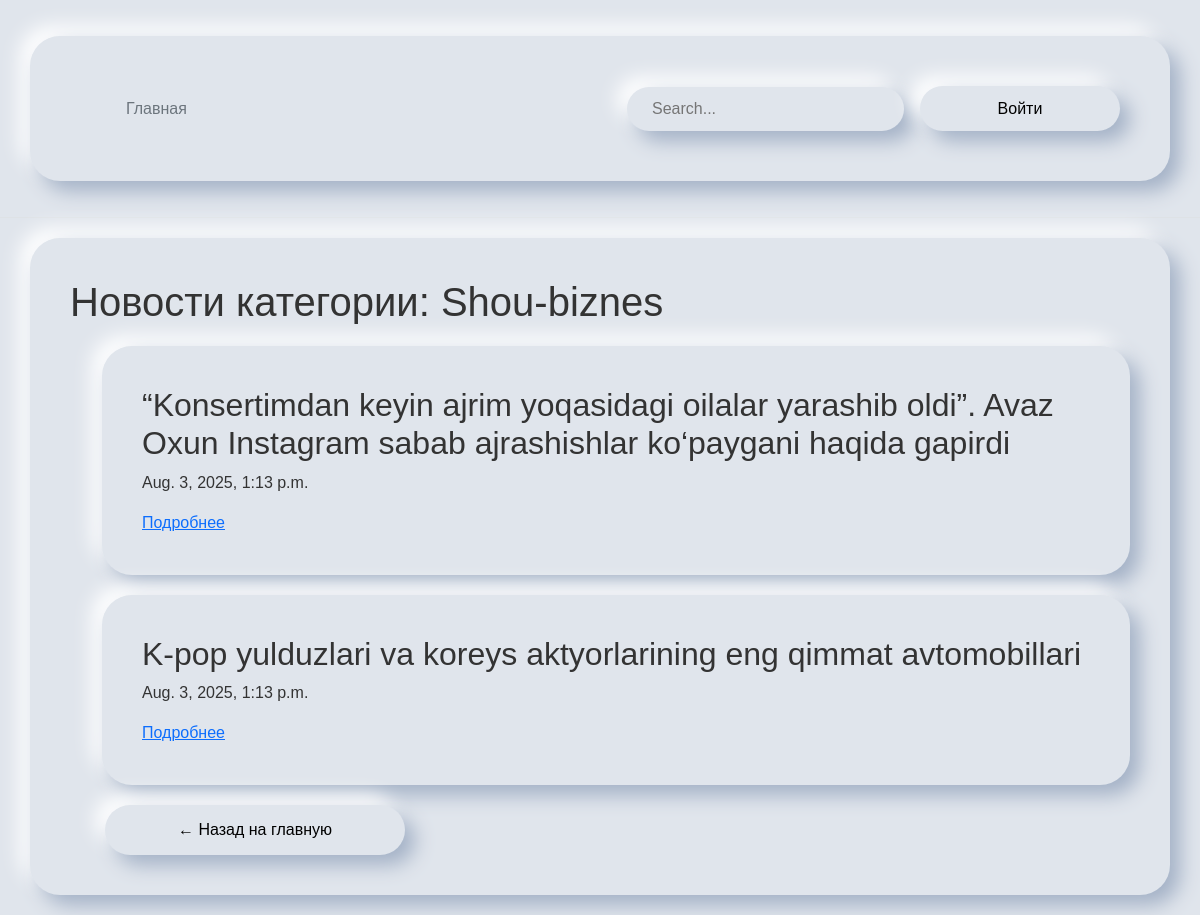
The app's page /category/1/, older data.
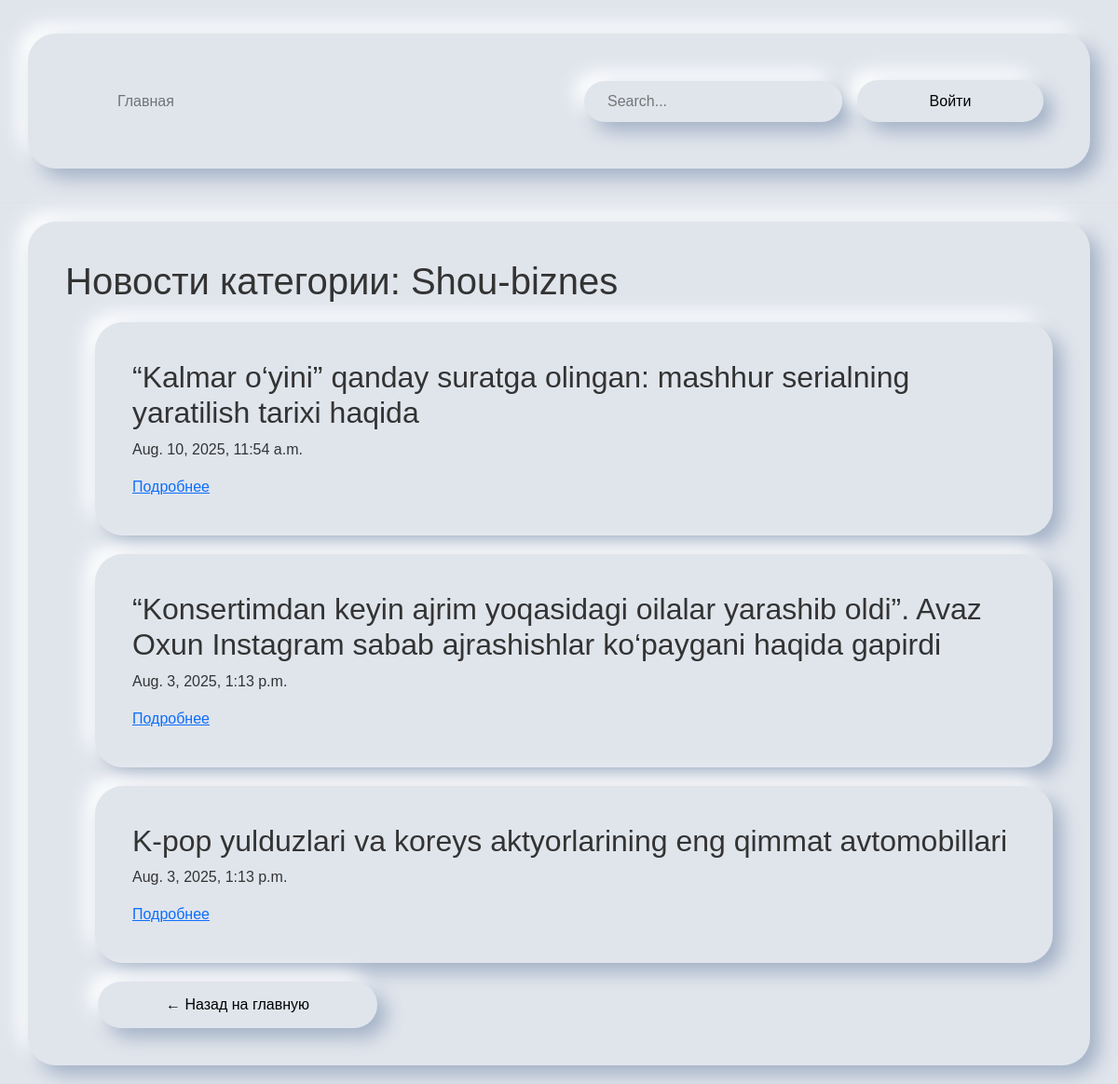
The same page, newer data.
### index/models.py (models this page shows, shortened)
class News(models.Model):
    title = models.CharField(max_length=128)
    main_content = models.TextField()
    news_category = models.ForeignKey(NewsCategory, on_delete=models.CASCADE)
    added_date = models.DateTimeField(auto_now_add=True)
    class Meta:
        verbose_name_plural = 'News'

### index/views.py (the view)
# urls.py: path('category/<int:pk>/', views.news_by_category, name='news_by_category'),
def news_by_category(request, pk):
    category = get_object_or_404(NewsCategory, pk=pk)
    news_list = News.objects.filter(news_category=category).order_by('-added_date')
    return render(request, 'news/news_by_category.html', {
        'category': category,
        'news_list': news_list
    })

### index/templates/news/news_by_category.html (shortened to what this page needs)
{% load static %}
<!DOCTYPE html>
<html lang="ru">
<head>
    <link href="https://cdn.jsdelivr.net/npm/bootstrap@5.3.7/dist/css/bootstrap.min.css" rel="stylesheet">
    <link rel="stylesheet" href="{% static 'CSS/style.css' %}">
</head>
<body>
<header class="p-3 mb-3 border-bottom">
    <div class="container">
        <div class="d-flex flex-wrap align-items-center justify-content-center justify-content-lg-start">
            <a href="/" class="d-flex align-items-center mb-2 mb-lg-0 link-body-emphasis text-decoration-none">
            <svg class="bi me-2" width="40" height="32" role="img" aria-label="Bootstrap">
                <use xlink:href="#bootstrap"></use>
            </svg>
        </a>
            <ul class="nav col-12 col-lg-auto me-lg-auto mb-2 justify-content-center mb-md-0">
                <li><a href="/" class="nav-link px-2 link-secondary">Главная</a></li>
            </ul>
            <form class="col-12 col-lg-auto mb-3 mb-lg-0 me-lg-3" role="search">
                <input type="search" placeholder="Search..." aria-label="Search">
            </form>
            {% if user.is_authenticated %}
                <a href="/add/" class ="button button-header">Добавить новость</a>
                <a href="/logout" class ="button button-header" >Выйти</a>
            {% else %}
                <a href="accounts/login/" class="button button-header">Войти</a>
            {% endif %}
        </div>
    </div>
</header>
<div class="container">
<h1>Новости категории: {{ category.category_name }}</h1>
<ul>
    {% for news in news_list %}
        <div class="container">
            <h2>{{ news.title }}</h2>
            <p>{{ news.added_date }}</p>
            <a href="{% url 'news_detail' news.pk %}">Подробнее</a>
        </div>
    {% empty %}
        <li>Нет новостей в этой категории.</li>
    {% endfor %}
</ul>
<a class="button category-back" href="/">← Назад на главную</a>
</div>
</body>
</html>

Row changes from the older to the newer data that the page shows:
added News: title "“Kalmar o‘yini” qanday suratga olingan: mashhur serialning yaratilish tarixi haqida", added_date "Aug. 10, 2025, 11:54 a.m."
